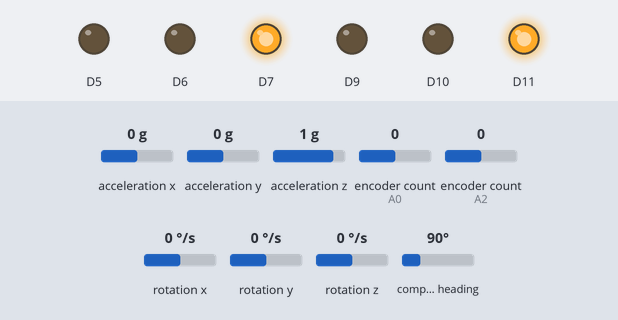
This sketch was run on a simulated Arduino Zero (SAMD21). On the bench: output pins drawn as LEDs (lit = HIGH). The test bench sets the inputs (shaded band); at power-on: encoder count (sensors on A0, A2) 0, acceleration x 0 g, acceleration y 0 g, acceleration z 1 g, rotation x 0 °/s, rotation y 0 °/s, rotation z 0 °/s, compass heading 90°. What the sketch prints to the serial monitor is not drawn.

Above: at 2.2 s.
2.3 s: encoder count (sensor on A0) set to 1
At 3.0 s:
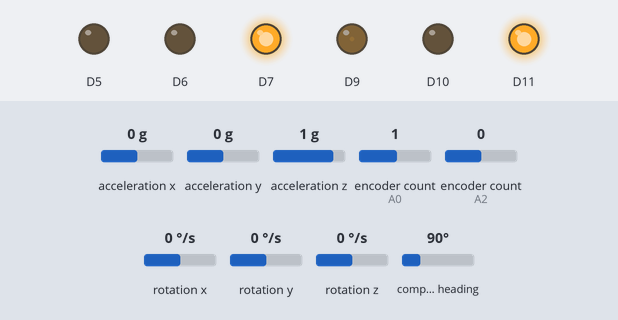
3.8 s: encoder count (sensor on A2) set to 1
At 5.0 s:
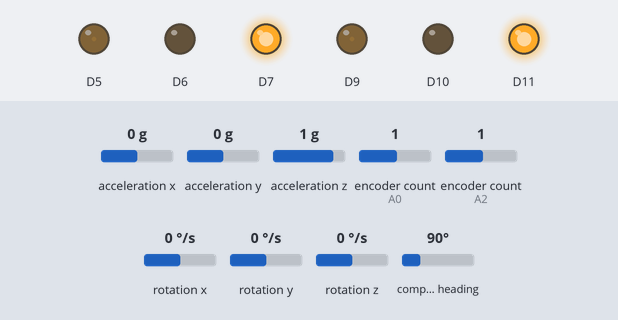
5.3 s: encoder count (sensor on A0) set to 0
At 6.4 s:
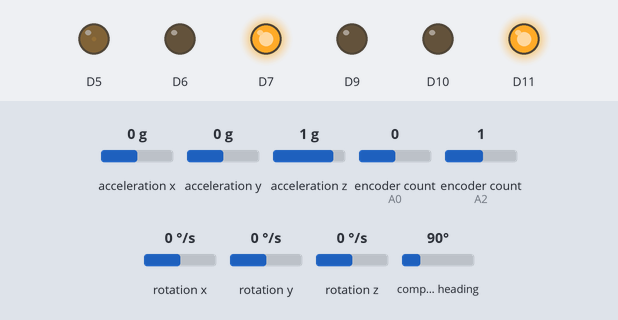
6.8 s: encoder count (sensor on A2) set to 0
At 7.6 s:
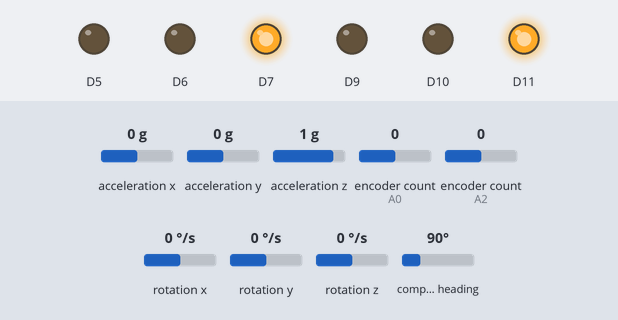
8.3 s: encoder count (sensor on A0) set to -1
At 8.7 s:
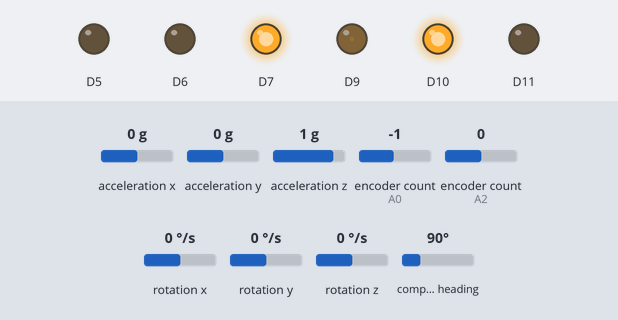
9.8 s: encoder count (sensor on A2) set to -1
At 11.0 s:
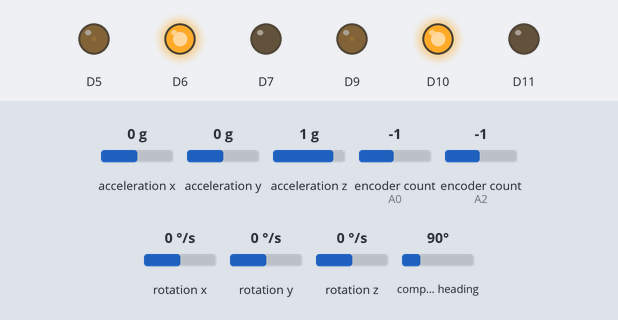
Timing chart, 0 to 12.3 s (numbered marks = the images above; inputs shaded):
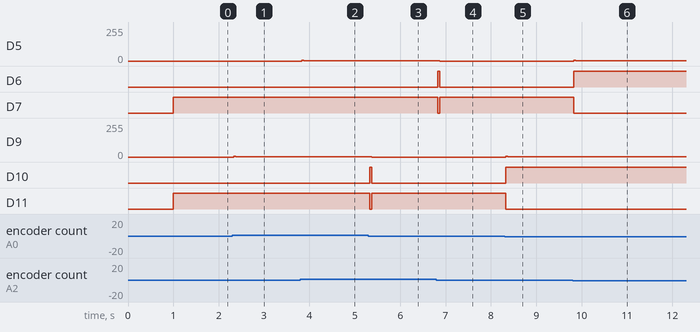

Measured:
- after the input at 2.3 s, D9: 0/255 → 2/255 at once
- after the input at 3.8 s, D5: 0/255 → 2/255 at once
- after the input at 5.3 s, D9: 2/255 → 0/255 after 0.07 s; D10: LOW → HIGH at once, → LOW 0.04 s later; D11: HIGH → LOW at once, → HIGH 0.04 s later
- after the input at 6.8 s, D5: 2/255 → 0/255 after 0.07 s; D6: LOW → HIGH at once, → LOW 0.04 s later; D7: HIGH → LOW at once, → HIGH 0.04 s later
- after the input at 8.3 s, D9: 0/255 → 2/255 at once; D10: LOW → HIGH at once; D11: HIGH → LOW at once
- after the input at 9.8 s, D5: 0/255 → 2/255 at once; D6: LOW → HIGH at once; D7: HIGH → LOW at once

The sketch:

class_input_v_w.ino
```cpp
#define ENCODER_OPTIMIZE_INTERRUPTS
#include <Encoder.h>
#include <Wire.h>
#include <Adafruit_Sensor.h>
#include <Adafruit_BNO055.h>
#include <utility/imumaths.h>
Adafruit_BNO055 bno = Adafruit_BNO055(-1, 0x28);

class Motor{

  public:
    Motor(double m_dt, int m_dir_pin1, int m_dir_pin2, int m_pwm_pin,int m_read_pin1,int m_read_pin2);
    Encoder* motorencoder;
    double target_rpm_l;
    double target_rpm_r;
    double target_rpm;
    double measured_rpm;
    double last_err;
    double dt,dtt;
    double err, err_i, err_d;
    double kp, kd, ki;
    double output;
    long pulse;


    void controlByPID();
    void computeError();
    void inputdata();
    void readdata();
    void setupPID(double m_kp, double m_ki, double m_kd);
    void setRPMs(double m_target_rpm, double m_measured_rpm);

  private:
    int dir_pin1, dir_pin2, pwm_pin;

};

Motor m1(0.04, 10, 11, 9, 14, 15), m2(0.04, 6, 7, 5, 16, 17);

Motor::Motor(double m_dt, int m_dir_pin1, int m_dir_pin2, int m_pwm_pin,int m_read_pin1,int m_read_pin2){
  motorencoder = new Encoder(m_read_pin1,m_read_pin2);
  dt = m_dt;
  dtt= m_dt*1000;
  err = 0.0;
  err_i = 0.0;
  err_d = 0.0;
  last_err = 0.0;
  output = 0.0;
  dir_pin1 = m_dir_pin1;
  dir_pin2 = m_dir_pin2;
  pwm_pin = m_pwm_pin;

  pinMode(m_dir_pin1, OUTPUT);
  pinMode(m_dir_pin2, OUTPUT);
  pinMode(m_pwm_pin, OUTPUT);
  analogWriteFrequency(m_pwm_pin,93750);
  analogWriteResolution(10);
}

void Motor::setRPMs(double m_target_rpm, double m_measured_rpm){
  target_rpm = m_target_rpm;
  measured_rpm = m_measured_rpm;
}

void Motor::setupPID(double m_kp, double m_ki, double m_kd){
  kp = m_kp;
  ki = m_ki;
  kd = m_kd;
}

void Motor::controlByPID(){

  output = kp * err + ki *err_i + kd* err_d;
  //once we get output we can set direction
  if(output>0){
    output = min(output,950);
    digitalWrite(dir_pin1,HIGH);
    digitalWrite(dir_pin2,LOW);
    analogWrite(pwm_pin, output);
  }
  else{
    output = output * -1.0;
    output = min(output,950);
    digitalWrite(dir_pin1,LOW);
    digitalWrite(dir_pin2,HIGH);
    analogWrite(pwm_pin, output);
  }

}

void Motor::computeError(){
  err = target_rpm - measured_rpm;
  err_i = err_i + err * dt;
  err_d = (err - last_err)/dt;
  last_err = err;
}

void Motor::inputdata(){
if(Serial.available()>7){
    int A = Serial.read();
    int B = Serial.read()-48;
    int C = Serial.read()-48;
    int D = Serial.read()-48;
    int E = Serial.read();
    int F = Serial.read()-48;
    int G = Serial.read()-48;
    int H = Serial.read()-48;
    double m_v_input = B*1.0+C/10.0+D/100.0;
    double m_w_input = F*1.0+G/10.0+H/100.0;
      if(A == 45){
        m_v_input = m_v_input *-1.0;
      }
      else if(A == 43){
        m_v_input = m_v_input*1.0;
      }
      if(E == 45){
        m_w_input =  m_w_input*-1.0;
      }
      else if(E == 43){
        m_w_input =  m_w_input*1.0;
      }
    double target_r = m_v_input*30.0/3.14159/0.065*4*60;
    double target_l = m_v_input*30.0/3.14159/0.065*4*60;
    double m_required_v_r = 0.081 * m_w_input;
    double m_required_v_l = -1.0*0.081 * m_w_input;
    double target_rotation_r = m_required_v_r*30.0/3.14159/0.065*4*60;
    double target_rotation_l = m_required_v_l*30.0/3.14159/0.065*4*60;
    double tar_rpm_L=target_r + target_rotation_r;
    double tar_rpm_R=target_l + target_rotation_l;
    target_rpm_l = tar_rpm_L;
    target_rpm_r = tar_rpm_R;
      }
  else{
    int serial_length = Serial.available();
    for(int i=0;i<serial_length;i++){
      int dummy_reader = Serial.read();
    }
  }
  }

void Motor::readdata(){
  pulse = motorencoder->read();
  measured_rpm = (pulse*1/dt*60)/13;
  motorencoder->write(0);
}


double getAngvel(){
  double result;
  sensors_event_t angVelocityData;
  bno.getEvent(&angVelocityData,Adafruit_BNO055::VECTOR_GYROSCOPE);
  result = angVelocityData.gyro.z;
  return result;
}


void setup() {
  Serial.begin(115200);
  if(!bno.begin())
  {
    while(1);
  }
  delay(1000);
}

void loop() {
  double angvel = getAngvel();

  m1.inputdata();
  m1.readdata();
  m2.readdata();

  m1.setupPID(0.02, 0.6, 0.00000001);
  m2.setupPID(0.02, 0.6, 0.00000001);

  m1.setRPMs(m1.target_rpm_l, m1.measured_rpm);
  m2.setRPMs(m1.target_rpm_r, m2.measured_rpm);

  m1.computeError();
  m2.computeError();

  m1.controlByPID();
  m2.controlByPID();
  delay(m1.dtt);

Serial.printf("m1 cur rpm: %.2f  ,m2 cur rpm: %.2f  ,m1 tar rpm: %.2f  ,m2 tar rpm: %.2f\n", m1.measured_rpm,m1.measured_rpm,m1.target_rpm_l,m1.target_rpm_r);
//Serial.printf("angv: %.2f\n", angvel);
;
}
```
